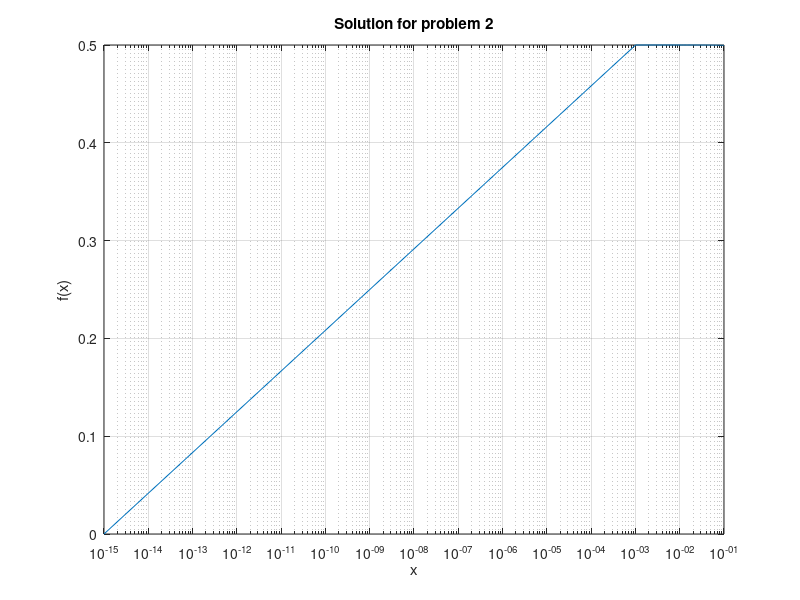

MATLAB code for this plot:
%%% This script is for solving the problem 2 of Homework1, SI211.

clc;
clear;

x = linspace(1e-15, 1e-1);
% x = linspace(1e-15, 0.1, 10000000);
x = double(x);

f = @(x)(1 - cos(x)) ./ (x.^2);
f_0 = f(x);


%% plot yhe result
semilogx(x, f_0);
grid on
xlabel("x");
ylabel("f(x)");
title("Solution for problem 2");

% note that when you add the number of elements in x, for example,
% when you uncomment line 7 and comment line 6, run this program you
% will find that when x < 1e-8, the objec


